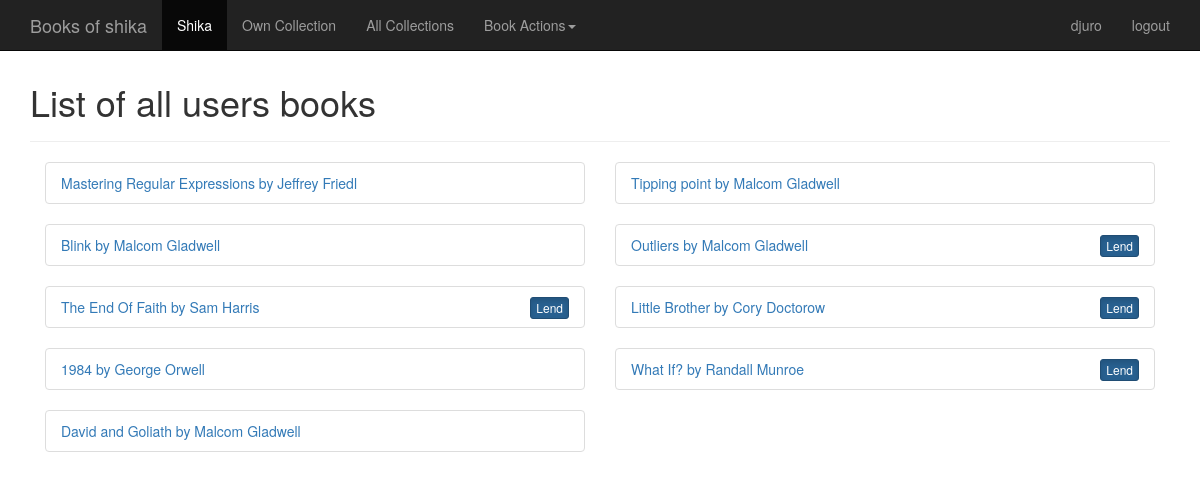
/shika/allcollections/ (signed in), run on the app's committed database.
### shika/models.py (models this page shows)
class Book(models.Model):
    title = models.CharField(max_length=200)
    author = models.CharField(max_length=200)
    is_lended = models.BooleanField(default=False)
    def __unicode__(self):
        return self.title + " by " + self.author

### shika/views.py (the view)
# urls.py: url(r'allcollections/$', views.allcollections, name='allcollection'),
def allcollections(request):
    books = Book.objects.all()
    books_for_lending = Book.objects.exclude(is_lended=True)
    books_for_lending = books_for_lending.exclude(bookowner__name=request.user)
    context = {'books': books, 'books_for_lending': books_for_lending}
    return render_to_response('shika/collection.html', context,
            context_instance=RequestContext(request))

### shika/templates/shika/collection.html
{% extends "base.html" %}
{% block content %}
<div class="page-header">
  {% if request.path == "/shika/allcollections/" %}
    <h1> List of all users books </h1>
  {% else %}
    <h1> List of {{ user.username }}s books </h1>
  {% endif %}
</div>
{% if books %}
  {% for book in books %}
  <div class="col-md-6">
    <ul class="list-group">
      <li class="list-group-item">
      <a href="{% url 'shika:bookdetail' book.id %}"> {{ book }} </a>
      {% for book_for_lending in books_for_lending %}
        {% if book.id == book_for_lending.id %}
          <span class="pull-right">
            <a href="{% url 'shika:lending' book.id %}"
              class="btn btn-primary btn-xs active" role="button">Lend</a>
          </span>
        {% endif %}
      {% endfor %}
      </li>
    </ul>
  </div>
  {% endfor %}
{% else %}
    <p>No books are available.</p>
{% endif %}
{% endblock content %}

### templates/base.html (shortened to what this page needs)
{% load staticfiles %}
<!DOCTYPE html PUBLIC "-//W3C//DTD XHTML 1.0 Transitional//EN"
"http://www.w3.org/TR/xhtml1/DTD/xhtml1-transitional.dtd">
<html xmlns="http://www.w3.org/1999/xhtml" xml:lang="en" lang="en">
<head>
{% load bootstrap3 %}
{% bootstrap_css %}
</head>
<body>
  <nav class="navbar navbar-inverse navbar-fixed-top" role="navigation">
    <div class="container">
      <div class="navbar-header">
        <a class="navbar-brand" href="{% url 'shika:home' %}">Books of shika</a>
      </div>
      <div id="navbar" class="collapse navbar-collapse collapse">
        <ul class="nav navbar-nav">
          <li class="active"><a href="{% url 'shika:home' %}">Shika</a></li>
          <li><a href="{% url 'shika:collection' %}">Own Collection</a></li>
          <li><a href="{% url 'shika:allcollection' %}">All Collections</a></li>
          <li class="dropdown">
            <a href="{% url 'shika:bookentry' %}" class="dropdown-toggle" data-toggle="dropdown">
              Book Actions<span class="caret"></span></a>
          </li>
        </ul>
        {% if user.is_authenticated %}
        <ul class="nav navbar-nav navbar-right">
          <li><a href="{% url 'shika:home' %}"> {{ user.username }} </a></li>
          <li><a href="/accounts/logout"> logout </a></li>
        </ul>
        {% else %}
          {% block login %} {% endblock %}
        {% endif %}
      </div>
    </div>
  </nav>
  <div class="container theme-showcase" role="main" style="margin-top:3em;">
  {% block content %}
  {% endblock content %}
  </div>
</body>
</html>

### data on the page
Book: title+author "Mastering Regular Expressions by Jeffrey Friedl"
Book: title+author "Tipping point by Malcom Gladwell"
Book: title+author "Blink by Malcom Gladwell"
Book: title+author "Outliers by Malcom Gladwell", shows "Lend"
Book: title+author "The End Of Faith by Sam Harris", shows "Lend"
Book: title+author "Little Brother by Cory Doctorow", shows "Lend"
Book: title+author "1984 by George Orwell"
Book: title+author "What If? by Randall Munroe", shows "Lend"
Book: title+author "David and Goliath by Malcom Gladwell"

### other printed values
{{ user.username }} "djuro"
